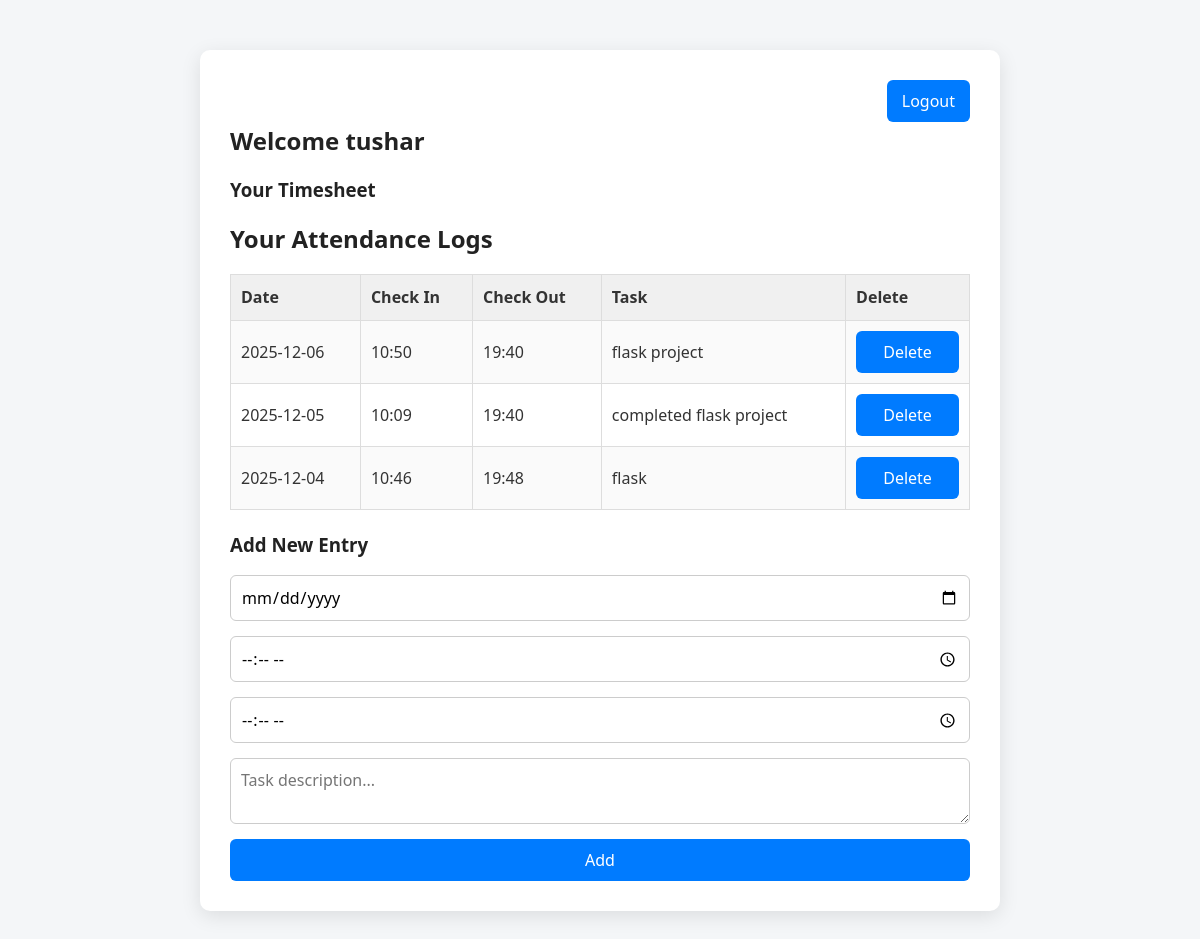
/dashboard (signed in), run on the app's committed database.
### tables this page shows
CREATE TABLE users (
                    user_id INTEGER PRIMARY KEY AUTOINCREMENT,
                    username TEXT UNIQUE NOT NULL,
                    password TEXT NOT NULL
                );

CREATE TABLE timesheet (
                    SNO INTEGER PRIMARY KEY AUTOINCREMENT,
                    user_id INTEGER NOT NULL, 
                    clockIn TIME NOT NULL,
                    clockOut TIME NOT NULL,
                    date DATE NOT NULL,
                    tasks TEXT NOT NULL,
                    FOREIGN KEY (user_id) REFERENCES users(user_id)
                );

### app.py (the view, shortened to what this page needs)
    @app.route('/dashboard', methods=['GET', 'POST'])
    def dashboard():
        if 'user_id' not in session:
            return redirect(url_for('login'))
        db = get_db()
        db.row_factory = sqlite3.Row
        logs = db.execute(
            "SELECT * FROM timesheet WHERE user_id = ?",
            (session['user_id'],)
        ).fetchall()
        user = db.execute(
            "SELECT * FROM users WHERE user_id = ?",
            (session['user_id'],)
        ).fetchone()
        return render_template('dashboard.html', user=user, logs=logs)

### dbconnection.py (called while the page is built)
def get_db():
    db = getattr(g, '_database', None)
    if db is None:
        db_path = current_app.config.get('DATABASE')
        if db_path is None:
            raise ValueError("DATABASE configuration not set in app.py")
        db = g._database = sqlite3.connect(db_path)
        db.row_factory = sqlite3.Row
        db.execute("PRAGMA foreign_keys = ON")
    return db

def close_connection(exception=None):
    db = getattr(g, '_database', None)
    if db is not None:
        db.close()

### templates/dashboard.html (shortened to what this page needs)
<!DOCTYPE html>
<html lang="en">
<head>
    <link rel="stylesheet" href="{{ url_for('static', filename='css/style.css') }}">
</head>
<body>
    <div class="container">
        <div style="text-align:right;">
            <a href="{{ url_for('logout') }}">
                <button>Logout</button>
            </a>
        </div>
        <h2>Welcome {{ user['username'] }}</h2>
        <h3>Your Timesheet</h3>
        <h2>Your Attendance Logs</h2>
        {% if logs|length == 0 %}
            <p>No logs found. Add your first entry!</p>
        {% else %}
            <table>
                <tr>
                    <th>Date</th>
                    <th>Check In</th>
                    <th>Check Out</th>
                    <th>Task</th>
                    <th>Delete</th>
                </tr>
                {% for log in logs %}
                <tr>
                    <td>{{ log['date'] }}</td>
                    <td>{{ log['clockIn'] }}</td>
                    <td>{{ log['clockOut'] }}</td>
                    <td>{{ log['tasks'] }}</td>
                    <td>
                        <form action="{{ url_for('delete_log', log_id=log['SNO']) }}" method="POST"
                              onsubmit="return confirm('Delete this entry?')">
                            <button>Delete</button>
                        </form>
                    </td>
                </tr>
                {% endfor %}
            </table>
        {% endif %}
        <h3>Add New Entry</h3>
        <form method="POST">
            <input type="date" name="date" required>
            <input type="time" name="clockIn" required>
            <input type="time" name="clockOut" required>
            <textarea name="tasks" placeholder="Task description..." required></textarea>
            <button type="submit">Add</button>
        </form>
    </div>
</body>
</html>

### static/css/style.css (style rules this page uses)
* { box-sizing: border-box; margin: 0; padding: 0; font-family: 'Segoe UI', Tahoma, Geneva, Verdana, sans-serif; }
body { background-color: #f4f6f8; color: #333; line-height: 1.6; min-height: 100vh; }
.container { max-width: 800px; margin: 50px auto; background-color: #fff; padding: 30px; border-radius: 10px; box-shadow: 0px 5px 20px rgba(0,0,0,0.1); }
h1, h2, h3 { margin-bottom: 15px; color: #222; }
form { display: flex; flex-direction: column; gap: 15px; }
input[type="text"], input[type="password"], input[type="date"], input[type="time"], textarea { padding: 10px; border: 1px solid #ccc; border-radius: 6px; width: 100%; font-size: 1rem; }
textarea { resize: vertical; }
button, input[type="submit"] { padding: 10px 15px; background-color: #007bff; color: white; border: none; border-radius: 6px; cursor: pointer; font-size: 1rem; transition: background-color 0.3s ease; }
a { color: #007bff; text-decoration: none; }
table { width: 100%; border-collapse: collapse; margin-bottom: 20px; }
th, td { padding: 10px; border: 1px solid #ddd; text-align: left; }
th { background-color: #f0f0f0; }
tr:nth-child(even) { background-color: #fafafa; }

### data on the page
users: username "tushar"
timesheet: date "2025-12-06", clockIn "10:50", clockOut "19:40", tasks "flask project"
timesheet: date "2025-12-05", clockIn "10:09", clockOut "19:40", tasks "completed flask project"
timesheet: date "2025-12-04", clockIn "10:46", clockOut "19:48", tasks "flask"
